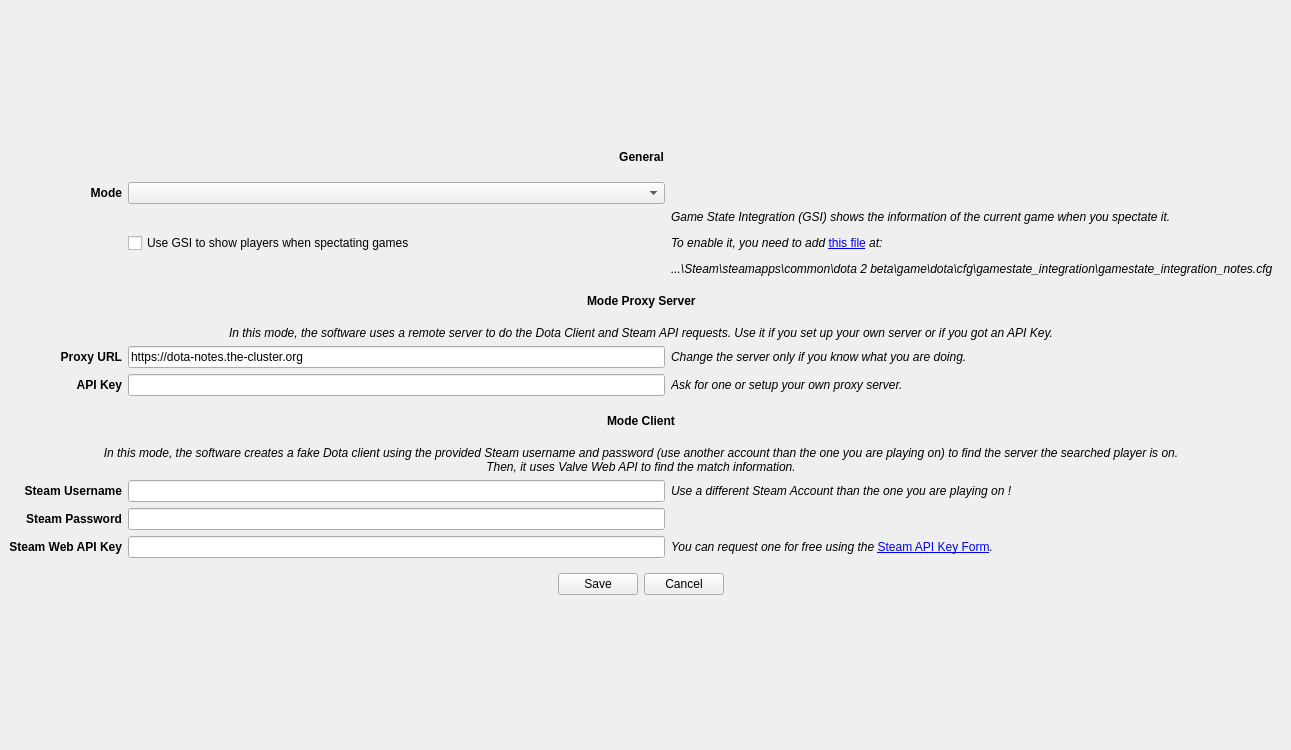
      <widget class="QWidget" name="page1">
       <widget class="QWidget" name="verticalWidget" native="true">
        <property name="geometry">
         <rect>
          <x>0</x>
          <y>0</y>
          <width>1282</width>
          <height>741</height>
         </rect>
        </property>
        <property name="sizePolicy">
         <sizepolicy hsizetype="Preferred" vsizetype="Preferred">
          <horstretch>0</horstretch>
          <verstretch>0</verstretch>
         </sizepolicy>
        </property>
        <layout class="QVBoxLayout" name="verticalLayout_2">
         <item>
          <spacer name="verticalSpacer_2">
           <property name="orientation">
            <enum>Qt::Vertical</enum>
           </property>
           <property name="sizeHint" stdset="0">
            <size>
             <width>20</width>
             <height>40</height>
            </size>
           </property>
          </spacer>
         </item>
         <item>
          <widget class="QWidget" name="gridWidget8" native="true">
           <layout class="QGridLayout" name="gridLayout_2">
            <item row="11" column="2">
             <widget class="QLabel" name="label_12">
              <property name="text">
               <string>&lt;html&gt;&lt;head/&gt;&lt;body&gt;&lt;p&gt;&lt;span style=&quot; font-style:italic;&quot;&gt;You can request one for free using the &lt;/span&gt;&lt;a href=&quot;https://steamcommunity.com/dev/apikey&quot;&gt;&lt;span style=&quot; text-decoration: underline; color:#0000ff;&quot;&gt;Steam API Key Form&lt;/span&gt;&lt;/a&gt;&lt;span style=&quot; font-style:italic;&quot;&gt;. &lt;/span&gt;&lt;/p&gt;&lt;/body&gt;&lt;/html&gt;</string>
              </property>
             </widget>
            </item>
            <item row="9" column="0">
             <widget class="QLabel" name="label">
              <property name="text">
               <string>&lt;html&gt;&lt;head/&gt;&lt;body&gt;&lt;p&gt;&lt;span style=&quot; font-weight:600;&quot;&gt;Steam Username&lt;/span&gt;&lt;/p&gt;&lt;/body&gt;&lt;/html&gt;</string>
              </property>
              <property name="alignment">
               <set>Qt::AlignRight|Qt::AlignTrailing|Qt::AlignVCenter</set>
              </property>
             </widget>
            </item>
            <item row="11" column="1">
             <widget class="QLineEdit" name="lineEditSettingsSteamAPIKey">
              <property name="echoMode">
               <enum>QLineEdit::Password</enum>
              </property>
             </widget>
            </item>
            <item row="11" column="0">
             <widget class="QLabel" name="label_6">
              <property name="text">
               <string>&lt;html&gt;&lt;head/&gt;&lt;body&gt;&lt;p&gt;&lt;span style=&quot; font-weight:600;&quot;&gt;Steam Web API Key&lt;/span&gt;&lt;/p&gt;&lt;/body&gt;&lt;/html&gt;</string>
              </property>
              <property name="alignment">
               <set>Qt::AlignRight|Qt::AlignTrailing|Qt::AlignVCenter</set>
              </property>
             </widget>
            </item>
            <item row="8" column="0" colspan="3">
             <widget class="QLabel" name="label_5">
              <property name="text">
               <string>&lt;html&gt;&lt;head/&gt;&lt;body&gt;&lt;p&gt;&lt;span style=&quot; font-style:italic;&quot;&gt;In this mode, the software creates a fake Dota client using the provided Steam username and password (use another account than the one you are playing on) to find the server the searched player is on.&lt;br/&gt;Then, it uses Valve Web API to find the match information.&lt;/span&gt;&lt;/p&gt;&lt;/body&gt;&lt;/html&gt;</string>
              </property>
              <property name="alignment">
               <set>Qt::AlignCenter</set>
              </property>
              <property name="wordWrap">
               <bool>true</bool>
              </property>
             </widget>
            </item>
            <item row="12" column="0" colspan="3">
             <widget class="QWidget" name="horizontalWidget9" native="true">
              <layout class="QHBoxLayout" name="horizontalLayout_5">
               <item>
                <spacer name="horizontalSpacer_7">
                 <property name="orientation">
                  <enum>Qt::Horizontal</enum>
                 </property>
                 <property name="sizeHint" stdset="0">
                  <size>
                   <width>40</width>
                   <height>20</height>
                  </size>
                 </property>
                </spacer>
               </item>
               <item>
                <widget class="QPushButton" name="buttonSettingsSave">
                 <property name="text">
                  <string>Save</string>
                 </property>
                </widget>
               </item>
               <item>
                <widget class="QPushButton" name="buttonSettingsCancel">
                 <property name="text">
                  <string>Cancel</string>
                 </property>
                </widget>
               </item>
               <item>
                <spacer name="horizontalSpacer_8">
                 <property name="orientation">
                  <enum>Qt::Horizontal</enum>
                 </property>
                 <property name="sizeHint" stdset="0">
                  <size>
                   <width>40</width>
                   <height>20</height>
                  </size>
                 </property>
                </spacer>
               </item>
              </layout>
             </widget>
            </item>
            <item row="10" column="1">
             <widget class="QLineEdit" name="lineEditSettingsSteamPassword">
              <property name="echoMode">
               <enum>QLineEdit::Password</enum>
              </property>
             </widget>
            </item>
            <item row="7" column="0" colspan="3">
             <widget class="QWidget" name="horizontalWidget4" native="true">
              <layout class="QHBoxLayout" name="horizontalLayout_2">
               <item>
                <spacer name="horizontalSpacer">
                 <property name="orientation">
                  <enum>Qt::Horizontal</enum>
                 </property>
                 <property name="sizeHint" stdset="0">
                  <size>
                   <width>40</width>
                   <height>20</height>
                  </size>
                 </property>
                </spacer>
               </item>
               <item>
                <widget class="QLabel" name="label_3">
                 <property name="text">
                  <string>&lt;html&gt;&lt;head/&gt;&lt;body&gt;&lt;p&gt;&lt;span style=&quot; font-weight:600;&quot;&gt;Mode Client&lt;/span&gt;&lt;/p&gt;&lt;/body&gt;&lt;/html&gt;</string>
                 </property>
                </widget>
               </item>
               <item>
                <spacer name="horizontalSpacer_2">
                 <property name="orientation">
                  <enum>Qt::Horizontal</enum>
                 </property>
                 <property name="sizeHint" stdset="0">
                  <size>
                   <width>40</width>
                   <height>20</height>
                  </size>
                 </property>
                </spacer>
               </item>
              </layout>
             </widget>
            </item>
            <item row="9" column="2">
             <widget class="QLabel" name="label_4">
              <property name="text">
               <string>&lt;html&gt;&lt;head/&gt;&lt;body&gt;&lt;p&gt;&lt;span style=&quot; font-style:italic;&quot;&gt;Use a different Steam Account than the one you are playing on !&lt;/span&gt;&lt;/p&gt;&lt;/body&gt;&lt;/html&gt;</string>
              </property>
              <property name="alignment">
               <set>Qt::AlignLeading|Qt::AlignLeft|Qt::AlignVCenter</set>
              </property>
             </widget>
            </item>
            <item row="10" column="0">
             <widget class="QLabel" name="label_2">
              <property name="text">
               <string>&lt;html&gt;&lt;head/&gt;&lt;body&gt;&lt;p&gt;&lt;span style=&quot; font-weight:600;&quot;&gt;Steam Password&lt;/span&gt;&lt;/p&gt;&lt;/body&gt;&lt;/html&gt;</string>
              </property>
              <property name="alignment">
               <set>Qt::AlignRight|Qt::AlignTrailing|Qt::AlignVCenter</set>
              </property>
             </widget>
            </item>
            <item row="9" column="1">
             <widget class="QLineEdit" name="lineEditSettingsSteamUser"/>
            </item>
            <item row="2" column="2">
             <widget class="QLabel" name="label_22">
              <property name="text">
               <string>&lt;html&gt;&lt;head/&gt;&lt;body&gt;&lt;p&gt;&lt;span style=&quot; font-style:italic;&quot;&gt;Game State Integration (GSI) shows the information of the current game when you spectate it.&lt;/span&gt;&lt;/p&gt;&lt;p&gt;&lt;span style=&quot; font-style:italic;&quot;&gt;To enable it, you need to add &lt;/span&gt;&lt;a href=&quot;aaa&quot;&gt;&lt;span style=&quot; text-decoration: underline; color:#0000ff;&quot;&gt;this file&lt;/span&gt;&lt;/a&gt;&lt;span style=&quot; font-style:italic;&quot;&gt; at:&lt;/span&gt;&lt;/p&gt;&lt;p&gt;&lt;span style=&quot; font-style:italic;&quot;&gt;...\Steam\steamapps\common\dota 2 beta\game\dota\cfg\gamestate_integration\gamestate_integration_notes.cfg&lt;/span&gt;&lt;/p&gt;&lt;/body&gt;&lt;/html&gt;</string>
              </property>
             </widget>
            </item>
            <item row="6" column="1">
             <widget class="QLineEdit" name="lineEditSettingsProxyAPIKey">
              <property name="echoMode">
               <enum>QLineEdit::Password</enum>
              </property>
             </widget>
            </item>
            <item row="6" column="2">
             <widget class="QLabel" name="label_19">
              <property name="text">
               <string>&lt;html&gt;&lt;head/&gt;&lt;body&gt;&lt;p&gt;&lt;span style=&quot; font-style:italic;&quot;&gt;Ask for one or setup your own proxy server.&lt;/span&gt;&lt;/p&gt;&lt;/body&gt;&lt;/html&gt;</string>
              </property>
             </widget>
            </item>
            <item row="5" column="1">
             <widget class="QLineEdit" name="lineEditSettingsProxyURL">
              <property name="text">
               <string>https://dota-notes.the-cluster.org</string>
              </property>
             </widget>
            </item>
            <item row="5" column="2">
             <widget class="QLabel" name="label_17">
              <property name="text">
               <string>&lt;html&gt;&lt;head/&gt;&lt;body&gt;&lt;p&gt;&lt;span style=&quot; font-style:italic;&quot;&gt;Change the server only if you know what you are doing.&lt;/span&gt;&lt;/p&gt;&lt;/body&gt;&lt;/html&gt;</string>
              </property>
             </widget>
            </item>
            <item row="1" column="1">
             <widget class="QComboBox" name="comboBoxSettingsMode"/>
            </item>
            <item row="1" column="0">
             <widget class="QLabel" name="label_20">
              <property name="text">
               <string>&lt;html&gt;&lt;head/&gt;&lt;body&gt;&lt;p&gt;&lt;span style=&quot; font-weight:600;&quot;&gt;Mode&lt;/span&gt;&lt;/p&gt;&lt;/body&gt;&lt;/html&gt;</string>
              </property>
              <property name="alignment">
               <set>Qt::AlignRight|Qt::AlignTrailing|Qt::AlignVCenter</set>
              </property>
             </widget>
            </item>
            <item row="6" column="0">
             <widget class="QLabel" name="label_18">
              <property name="text">
               <string>&lt;html&gt;&lt;head/&gt;&lt;body&gt;&lt;p&gt;&lt;span style=&quot; font-weight:600;&quot;&gt;API Key&lt;/span&gt;&lt;/p&gt;&lt;/body&gt;&lt;/html&gt;</string>
              </property>
              <property name="alignment">
               <set>Qt::AlignRight|Qt::AlignTrailing|Qt::AlignVCenter</set>
              </property>
             </widget>
            </item>
            <item row="4" column="0" colspan="3">
             <widget class="QLabel" name="label_15">
              <property name="text">
               <string>&lt;html&gt;&lt;head/&gt;&lt;body&gt;&lt;p&gt;&lt;span style=&quot; font-style:italic;&quot;&gt;In this mode, the software uses a remote server to do the Dota Client and Steam API requests. Use it if you set up your own server or if you got an API Key.&lt;/span&gt;&lt;/p&gt;&lt;/body&gt;&lt;/html&gt;</string>
              </property>
              <property name="alignment">
               <set>Qt::AlignCenter</set>
              </property>
             </widget>
            </item>
            <item row="5" column="0">
             <widget class="QLabel" name="label_16">
              <property name="text">
               <string>&lt;html&gt;&lt;head/&gt;&lt;body&gt;&lt;p&gt;&lt;span style=&quot; font-weight:600;&quot;&gt;Proxy URL&lt;/span&gt;&lt;/p&gt;&lt;/body&gt;&lt;/html&gt;</string>
              </property>
              <property name="alignment">
               <set>Qt::AlignRight|Qt::AlignTrailing|Qt::AlignVCenter</set>
              </property>
             </widget>
            </item>
            <item row="3" column="0" colspan="3">
             <widget class="QWidget" name="horizontalWidget5" native="true">
              <layout class="QHBoxLayout" name="horizontalLayout_3">
               <item>
                <spacer name="horizontalSpacer_5">
                 <property name="orientation">
                  <enum>Qt::Horizontal</enum>
                 </property>
                 <property name="sizeHint" stdset="0">
                  <size>
                   <width>40</width>
                   <height>20</height>
                  </size>
                 </property>
                </spacer>
               </item>
               <item>
                <widget class="QLabel" name="label_14">
                 <property name="text">
                  <string>&lt;html&gt;&lt;head/&gt;&lt;body&gt;&lt;p&gt;&lt;span style=&quot; font-weight:600;&quot;&gt;Mode Proxy Server&lt;/span&gt;&lt;/p&gt;&lt;/body&gt;&lt;/html&gt;</string>
                 </property>
                </widget>
               </item>
               <item>
                <spacer name="horizontalSpacer_6">
                 <property name="orientation">
                  <enum>Qt::Horizontal</enum>
                 </property>
                 <property name="sizeHint" stdset="0">
                  <size>
                   <width>40</width>
                   <height>20</height>
                  </size>
                 </property>
                </spacer>
               </item>
              </layout>
             </widget>
            </item>
            <item row="0" column="0" colspan="3">
             <widget class="QWidget" name="horizontalWidget8" native="true">
              <layout class="QHBoxLayout" name="horizontalLayout_6">
               <item>
                <spacer name="horizontalSpacer_9">
                 <property name="orientation">
                  <enum>Qt::Horizontal</enum>
                 </property>
                 <property name="sizeHint" stdset="0">
                  <size>
                   <width>40</width>
                   <height>20</height>
                  </size>
                 </property>
                </spacer>
               </item>
               <item>
                <widget class="QLabel" name="label_23">
                 <property name="text">
                  <string>&lt;html&gt;&lt;head/&gt;&lt;body&gt;&lt;p&gt;&lt;span style=&quot; font-weight:600;&quot;&gt;General&lt;/span&gt;&lt;/p&gt;&lt;/body&gt;&lt;/html&gt;</string>
                 </property>
                 <property name="alignment">
                  <set>Qt::AlignCenter</set>
                 </property>
                </widget>
               </item>
               <item>
                <spacer name="horizontalSpacer_10">
                 <property name="orientation">
                  <enum>Qt::Horizontal</enum>
                 </property>
                 <property name="sizeHint" stdset="0">
                  <size>
                   <width>40</width>
                   <height>20</height>
                  </size>
                 </property>
                </spacer>
               </item>
              </layout>
             </widget>
            </item>
            <item row="2" column="1">
             <widget class="QCheckBox" name="checkBoxGSI">
              <property name="text">
               <string>Use GSI to show players when spectating games</string>
              </property>
             </widget>
            </item>
           </layout>
          </widget>
         </item>
         <item>
          <spacer name="verticalSpacer_3">
           <property name="orientation">
            <enum>Qt::Vertical</enum>
           </property>
           <property name="sizeHint" stdset="0">
            <size>
             <width>20</width>
             <height>40</height>
            </size>
           </property>
          </spacer>
         </item>
        </layout>
       </widget>
      </widget>
